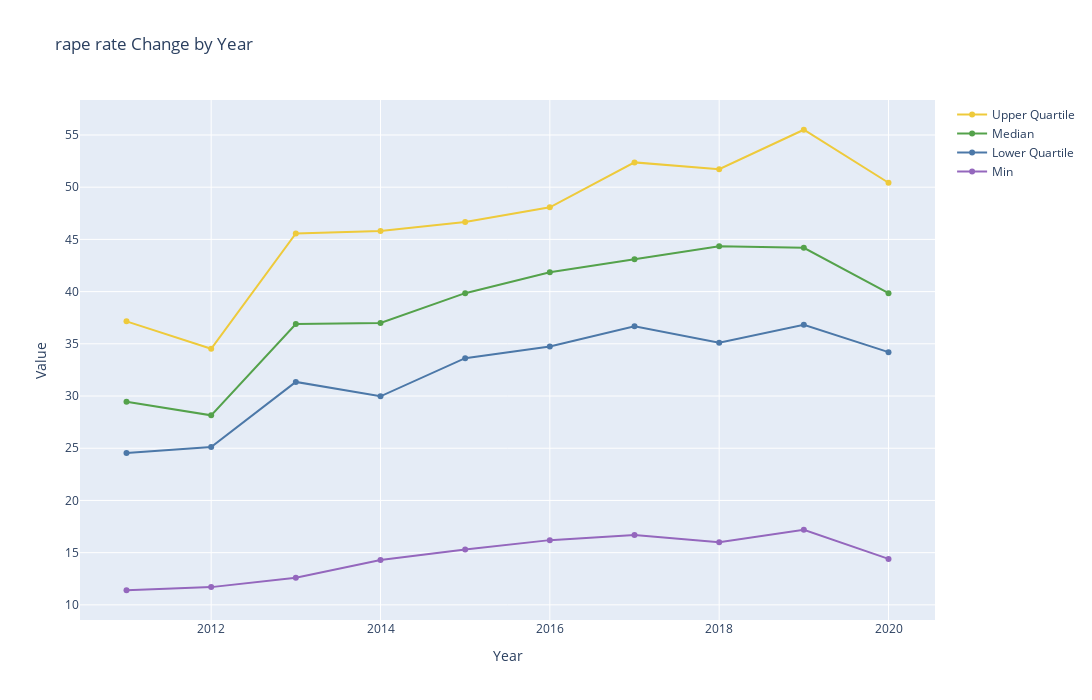

Notebook code for this chart:
### Markdown cell above
<h4> Abortion Rate </h4>

* Divided the abortion occurrences of a state by its population and multiply by 100,000
* In general, the trends across 13 states are steady and share a comparatively low abortion rate except for New Hamshire and New Mexico; also, the differences between each state's abortion rate are small
    * New Hamshire: Observe an conspicuously high abortion rate compared to its counterpart states and salient fluctuation compared to the rest of the states. However, it has a sudden decrease from 2018 to 2019 and an increase from 2019 to 2020
    * New Mexicao: While sharing a similarly low and steady trend as its counterparts, it had a drastic increase from 2017 to 2018, followed by a sudden decrease from 2018 to 2019, and then another sharp increase from 2019 to 2020

### Code cell
import numpy as np
import plotly.graph_objs as go

# 计算每年数据的25%数值线
q1 = df.groupby(['year'])['rape_rate'].quantile(0.25).reset_index()
q3 = df.groupby(['year'])['rape_rate'].quantile(0.75).reset_index()

# 合并数据
grouped = df.groupby(['year'])['rape_rate'].agg(['max', 'min', 'median']).reset_index()
grouped = pd.merge(grouped, q1, on='year')
grouped = pd.merge(grouped, q3, on='year')

# 创建散点图数据
data = [
    # go.Scatter(
    #     x=grouped['year'],
    #     y=grouped['max'],
    #     name='Max',
    #     mode='markers+lines',
    #     marker=dict(
    #         color='red'
    #     )
    # ),
    go.Scatter(
        x=q3['year'],
        y=q3['rape_rate'],
        name='Upper Quartile',
        mode='markers+lines',
        line=dict(
            color='#EECA3B'
        )
    ),
    go.Scatter(
        x=grouped['year'],
        y=grouped['median'],
        name='Median',
        mode='markers+lines',
        marker=dict(
            color='#54A24B'
        )
    ),
    go.Scatter(
        x=q1['year'],
        y=q1['rape_rate'],
        name='Lower Quartile',
        mode='markers+lines',
        line=dict(
            color='#4C78A8'
        )
    ),
    go.Scatter(
        x=grouped['year'],
        y=grouped['min'],
        name='Min',
        mode='markers+lines',
        marker=dict(
            color='#9467BD'
        )
    )
]

# 创建布局
layout = go.Layout(
    title='rape rate Change by Year',
    xaxis=dict(
        title='Year'
    ),
    yaxis=dict(
        title='Value'
    )
)

# 创建图表
fig = go.Figure(data=data, layout=layout)
fig.update_layout(width=1200,
                height=700)

# 显示图表
fig.show()

### Figure 1 — Plotly figure (JSON) as saved in the notebook; plotly's stock layout.template omitted (floating-point values rounded to 4 significant figures)
{"data": [{"line": {"color": "#EECA3B"}, "mode": "markers+lines", "name": "Upper Quartile", "type": "scatter", "x": [2011, 2012, 2013, 2014, 2015, 2016, 2017, 2018, 2019, 2020], "y": [37.15, 34.53, 45.58, 45.8, 46.67, 48.08, 52.38, 51.73, 55.5, 50.43]}, {"marker": {"color": "#54A24B"}, "mode": "markers+lines", "name": "Median", "type": "scatter", "x": [2011, 2012, 2013, 2014, 2015, 2016, 2017, 2018, 2019, 2020], "y": [29.45, 28.15, 36.9, 37, 39.85, 41.85, 43.1, 44.35, 44.2, 39.85]}, {"line": {"color": "#4C78A8"}, "mode": "markers+lines", "name": "Lower Quartile", "type": "scatter", "x": [2011, 2012, 2013, 2014, 2015, 2016, 2017, 2018, 2019, 2020], "y": [24.55, 25.12, 31.35, 29.97, 33.62, 34.75, 36.67, 35.1, 36.82, 34.2]}, {"marker": {"color": "#9467BD"}, "mode": "markers+lines", "name": "Min", "type": "scatter", "x": [2011, 2012, 2013, 2014, 2015, 2016, 2017, 2018, 2019, 2020], "y": [11.4, 11.7, 12.6, 14.3, 15.3, 16.2, 16.7, 16, 17.2, 14.4]}], "layout": {"height": 700, "title": {"text": "rape rate Change by Year"}, "width": 1200, "xaxis": {"title": {"text": "Year"}}, "yaxis": {"title": {"text": "Value"}}}}
